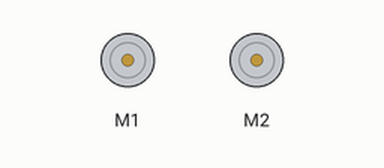
Recording of a sketch running on a simulated Arduino Leonardo, built with avr-gcc and run on an emulated ATmega32U4. Parts: 2 × DC motor (green arrow = forward, orange = backward, longer = faster).

Above: at 1.5 s.
At 23.0 s:
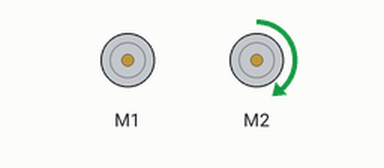
At 32.5 s:
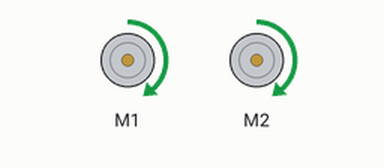
At 60.5 s:
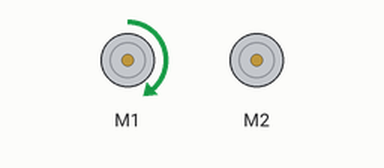
Timing chart, 0 to 64.4 s (numbered marks = the images above):
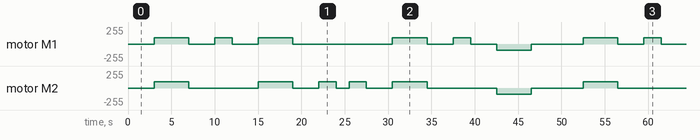

Measured:
- by itself, motor M2: repeats every 49.5 s: stopped 8.0 s, forward 95/255 4.0 s, stopped 3.0 s, forward 95/255 2.0 s, stopped 1.5 s, forward 95/255 2.0 s, stopped 3.0 s, forward 95/255 4.0 s, stopped 8.0 s, backward 95/255 4.0 s, stopped 6.0 s, forward 95/255 4.0 s
- by itself, motor M1: repeats every 49.5 s: stopped 3.0 s, forward 95/255 2.0 s, stopped 3.0 s, forward 95/255 4.0 s, stopped 11.5 s, forward 95/255 4.0 s, stopped 3.0 s, forward 95/255 2.0 s, stopped 3.0 s, backward 95/255 4.0 s, stopped 6.0 s, forward 95/255 4.0 s

The sketch:

exercise3.ino
```cpp
/*
   exercise3.ino

    Created on: Nov 11, 2022,
    Author: Nikolaj Krebs,
    Lecture 5, Exercise 3 - Moving functions for Zumo, Friday Oct. 28 (moved to Friday Nov. 4)
*/
#include <Zumo32U4.h>

Zumo32U4Motors motors;

// Pause time inbetween each move in milliseconds.
int pauseMS = 3000;

// The speed we turn with.
int moveSpeed = 150, turnTime = 2000;

void setup()
{
  Serial.begin(9600);
}

void loop()
{
  stop();
  delay(pauseMS);
  moveForward(moveSpeed, turnTime * 2);
  delay(pauseMS);
  turn('r', moveSpeed, turnTime);
  delay(pauseMS);
  moveForward(moveSpeed, turnTime * 2);
  delay(pauseMS);
  turn('l', moveSpeed, turnTime);
  delay(pauseMS / 2);
  turn('l', moveSpeed, turnTime);
  delay(pauseMS);
  moveForward(moveSpeed, turnTime * 2);
  delay(pauseMS);
  turn('r', moveSpeed, turnTime);
  delay(pauseMS);
  moveBackward(moveSpeed, turnTime * 2);
  delay(pauseMS);
}

void stop() {
  motors.setSpeeds(0, 0);
}

void moveForward(int speed, int milliseconds) {
  motors.setSpeeds(speed, speed);
  delay(milliseconds);
  stop();
}

void moveBackward(int speed, int milliseconds) {
  motors.setSpeeds(-speed, -speed);
  delay(milliseconds);
  stop();
}

void turn(char direction, int speed, int milliseconds) {
  if (direction == 'l') {
    motors.setSpeeds(0, speed);
    delay(milliseconds);
    stop();
  }
  else if (direction == 'r') {
    motors.setSpeeds(speed, 0);
    delay(milliseconds);
    stop();
  }
}
```
